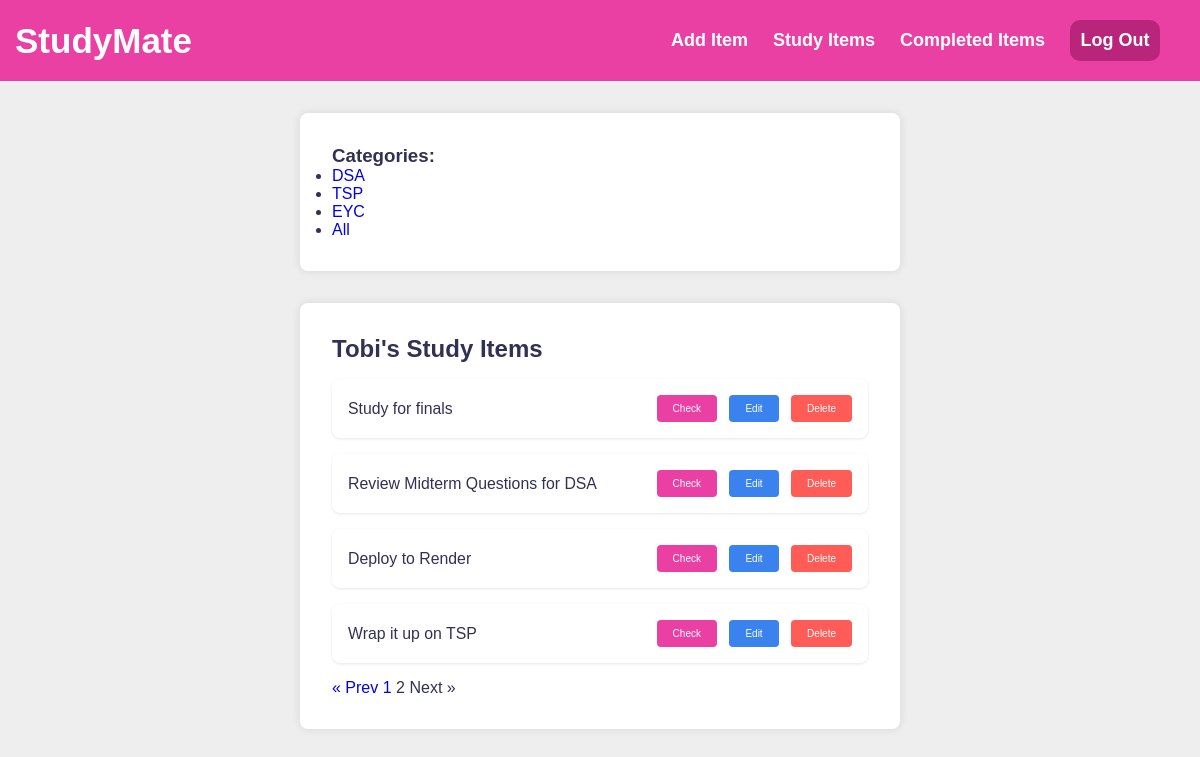
Page /?page=2 (signed in) on the earlier database version.
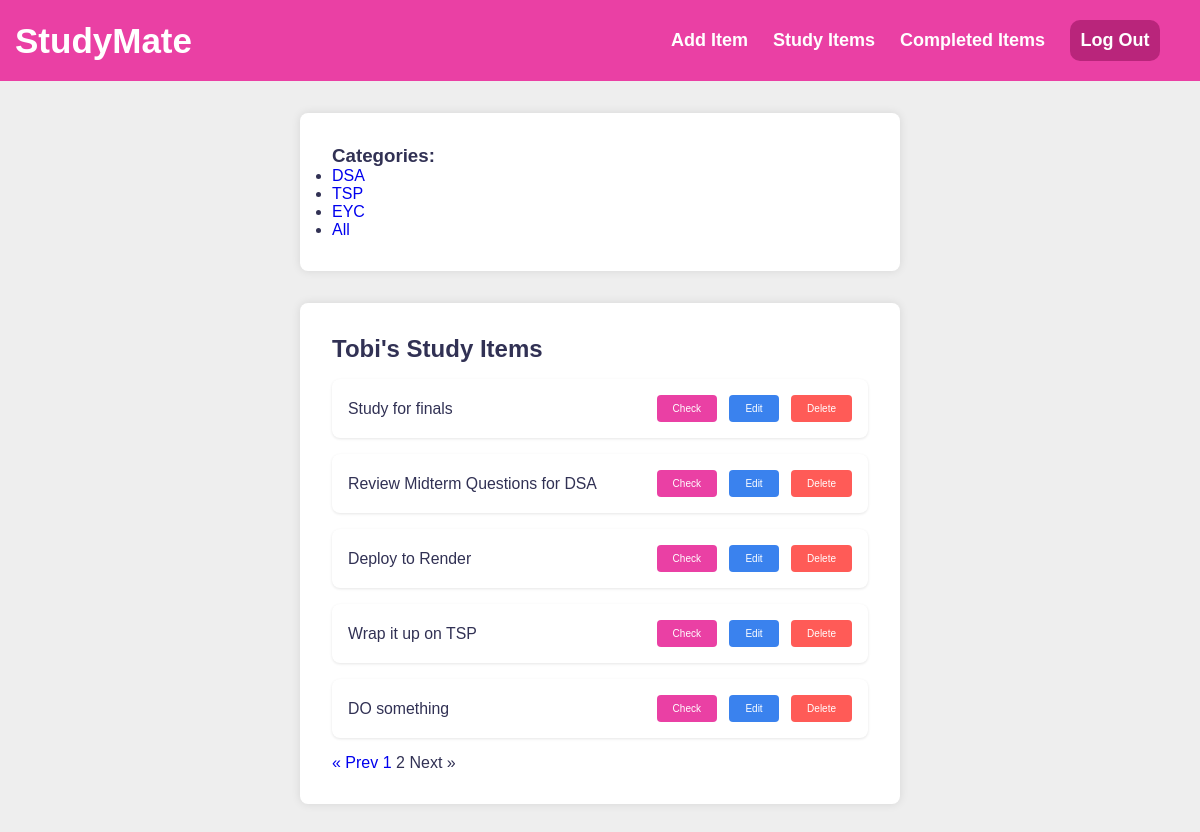
Same page on the later database version.
### app.py (models this page shows, shortened)
class Tag(db.Model):
    id = db.Column(db.Integer, primary_key=True)
    name = db.Column(db.String(50), unique=True, nullable=False)
    tasks = db.relationship('Task', backref='tag', lazy=True)  # Relationship to Task table

class User(UserMixin, db.Model):
    id = db.Column(db.Integer, primary_key=True)
    username = db.Column(db.String(50), unique=True, nullable=False)
    email = db.Column(db.String(120), unique=True, nullable=False)
    password = db.Column(db.String(255), nullable=False)
    tasks = db.relationship('Task', backref='user', lazy=True)

class Task(db.Model):
    id = db.Column(db.Integer, primary_key=True)
    task = db.Column(db.String(200), nullable=False)
    done = db.Column(db.Boolean, default=False)
    user_id = db.Column(db.Integer, db.ForeignKey('user.id'), nullable=False)
    tag_id = db.Column(db.Integer, db.ForeignKey('tag.id'))  # Foreign key to Tag table

### app.py (the view)
@app.route('/')
@login_required
def index():
    page = request.args.get('page', 1, type=int)  # Get the page number from the URL query parameters
    tasks_query = Task.query.filter_by(user_id=current_user.id, done=False)
    tasks = tasks_query.paginate(page=page, per_page=5)  # Paginate the tasks
    predefined_tags = [tag.name for tag in Tag.query.all()]
    return render_template('index.html', predefined_tags=predefined_tags, tasks=tasks, username=current_user.username)

### app.py (called while the page is built)
@login_manager.user_loader
def load_user(user_id):
    return User.query.get(int(user_id))

### templates/index.html (shortened to what this page needs)
<!DOCTYPE html>
<html lang="en">
  <head>
    <link
      rel="stylesheet"
      href="{{ url_for('static', filename='createroutine.css') }}"
    />
  </head>
  {% include 'navigation.html' %}
  <body>
    <div class="container">
      <h3>Categories:</h3>
      <ul id="tagList">
        {% for tag in predefined_tags %}
        <li>
          <a
            href="{{ url_for('index_with_tag', tag=tag) }}"
            class="tag"
            data-tag="{{ category }}"
            >{{ tag }}</a
          >
        </li>
        {% endfor %}
      </ul>
    </div>
    <div class="container">
      <h1 class="headers">{{ username }}'s Study Items</h1>
      <ul class="study_list">
        {% for study_items in tasks %}
        <li
          class="study_items {% if study_items.done %}done{% endif %}"
          data-category="{{ study_items.tag.name }}"
        >
          <label>
            <span>{{ study_items.task }}</span>
          </label>
          <div class="actions">
            <a
              class="button check-button"
              href="{{ url_for('check', id=study_items.id) }}"
              >Check</a
            >
            <a
              class="button edit-button"
              href="{{ url_for('edit', id=study_items.id) }}"
              >Edit</a
            >
            <a
              class="button delete-button"
              href="{{ url_for('delete', id=study_items.id) }}"
              >Delete</a
            >
          </div>
        </li>
        {% endfor %}
      </ul>
      <div class="pagination">
        {% if tasks.has_prev %}
        <a
          href="?page={{ tasks.prev_num }}{% if tag %}&tag={{ tag }}{% endif %}"
          >&laquo; Prev</a
        >
        {% else %}
        <span class="disabled">&laquo; Prev</span>
        {% endif %} {% for num in tasks.iter_pages(left_edge=1, right_edge=1,
        left_current=1, right_current=1) %} {% if num %} {% if num != tasks.page
        %}
        <a href="?page={{ num }}{% if tag %}&tag={{ tag }}{% endif %}"
          >{{ num }}</a
        >
        {% else %}
        <span class="current">{{ num }}</span>
        {% endif %} {% else %}
        <span class="ellipsis">...</span>
        {% endif %} {% endfor %} {% if tasks.has_next %}
        <a
          href="?page={{ tasks.next_num }}{% if tag %}&tag={{ tag }}{% endif %}"
          >Next &raquo;</a
        >
        {% else %}
        <span class="disabled">Next &raquo;</span>
        {% endif %}
      </div>
    </div>
  </body>
</html>

### templates/navigation.html (shortened to what this page needs)
<!DOCTYPE html>
<html lang="en">
<head>
  <link
    rel="stylesheet"
    type="text/css"
    href="{{ url_for('static', filename='nav.css') }}"
  />
</head>
<body>
  <div class="navigation">
    <div class="logo"><a href="#" alt="Logo">StudyMate</a></div>
    <div class="nav-links">
      <a href="{{ url_for('layout') }} "> Add Item</a>
      <a href="{{ url_for('index') }}">Study Items</a>
      <a href="{{ url_for('completed') }}">Completed Items</a>
      <a href="{{ url_for('logout') }}" class="navbutton">Log Out</a>
    </div>
  </div>
</body>
</html>

### static/createroutine.css (style rules this page uses)
:root { --primary: #ea40a4; --light: #eee; --dark: #313154; --danger: #ff5b57; }
* { margin: 0; padding: 0; box-sizing: border-box; }
body { background: var(--light); color: var(--dark); font-family: "Montserrat", sans-serif; }
.container { margin: 2rem auto; padding: 2rem; max-width: 600px; background-color: #fff; border-radius: 8px; box-shadow: 0 0 10px rgba(0, 0, 0, 0.1); }
.headers { font-size: 1.5rem; font-weight: 700; margin-bottom: 1rem; }
.study_items { display: flex; align-items: center; background-color: #fff; padding: 1rem; border-radius: 0.5rem; box-shadow: 0 1px 3px rgba(0, 0, 0, 0.1); margin-bottom: 1rem; }
.study_items label { margin-right: 0.9rem; cursor: pointer; }
.study_items span { font-size: 0.99rem; }
.study_items .actions { margin-left: auto; }
.button { display: inline-block; padding: 0.5rem 1rem; border: none; border-radius: 0.25rem; cursor: pointer; transition: opacity 0.2s ease-in-out; text-decoration: none; color: #5f2020; font-weight: 500; text-align: center; font-size: 10px; }
.check-button { background-color: var(--primary); margin-right: 0.5rem; color: white; }
.edit-button { background-color: #3a82ee; margin-right: 0.5rem; color: white; }
.delete-button { background-color: var(--danger); color: white; }

### static/nav.css (style rules this page uses)
body { margin: 0; background-color: #EEE; }
* { margin: 0; padding: 0; box-sizing: border-box; text-decoration: none; font-family: 'montserrat', sans-serif; }
.navigation { background-color: #EA40A4; color: white; display: flex; align-items: center; padding: 20px 15px; justify-content: space-between; }
.nav-links { display: flex; align-items: center; }
.logo a { font-size: 35px; font-weight: 600; color: white; margin-right: auto; }
.nav-links a { color: white; font-size: 18px; font-weight: bold; margin-right: 25px; }
.navbutton { background-color: rgba(168, 28, 110, 0.75);; border-radius: 10px; padding: 10px; width: 90px; text-align: center; }

Differences in the rows shown:
added Task: task "DO something"
